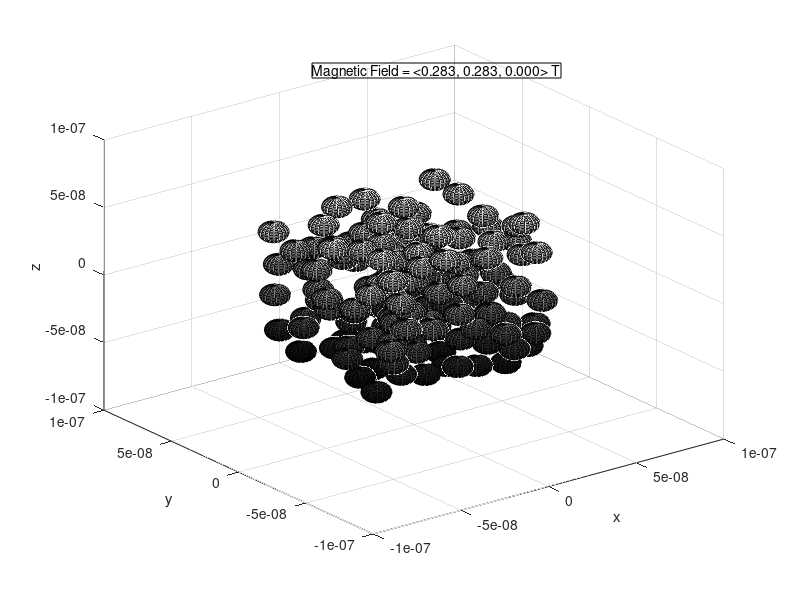

Recreate this plot in MATLAB. (Note: this script raises an error after producing the figure.)
close all; clear; clc;
% Constants
T = 293.15; %K
k_B = 1.38*10^-23; %J/K
mu_0 = 4*pi*10^-7; %Tm/A

% Ink parameters
a = 7*10^-9; %7nm
chi = 16;
eta = 0.08; %Pa*s
gamma = 6*pi*eta*a;
N = 150;

% Wall definitions taken from printing bed
x_wall = [-0.5 0.5]*10.^-7;
y_wall = [-0.5 0.5]*10.^-7;
z_wall = [-0.5 0.5]*10.^-7;

% Magnetic Field
B = [400*10^-3*cosd(45) 400*10^-3*cosd(45) 0 ]; %20 mT
H_0 = B/(mu_0*(1+chi));
m = 4*pi*(a.^3)*chi.*H_0/3;

% Magnetic Coupling Parameter
lambda = mu_0*pi*(a^3)*(chi^2)*(norm(H_0)^2)/(9*k_B*T);
phi_3d = (4*pi*a^3/3)*N/10^-21;


% Normalisation
F0 = (3*mu_0*norm(m)^2)/(4*pi*(2*a)^4);
tc = (12*pi*eta*a^2)/F0;
tau = 0.05;
dt = tau*tc;

% Initial Positions: A voxel from -1mu_m to 1mu_m in every direction
% Scale the starting positions by non-dimesionalising
vox_start = (-0.5*10^-7);
vox_end = (0.5*10^-7);

pos = zeros(N,3);
% Generate random points
i = 1;
while i <= N
    rnd = (vox_start + (vox_end-vox_start).*rand(1,3,'double'));
    pos(i,:) = rnd;
    for j = i-1:-1:1
        check = norm(rnd - pos(j,:));
        if check <(2*a)
            % Regenerate i
            i = i-1;
            break;
        end
    end
    i =i+1;
end



% Plotting
% First define a sphere
figure
set(gcf, 'Position',  [100, 100, 1500, 1200]);
[X_sp, Y_sp, Z_sp] = sphere;
X_sp = X_sp*a;
Y_sp = Y_sp*a;
Z_sp = Z_sp*a;
% Surface plot each sphere individually
sp = [];
colormap("gray")
%figure('units','normalized','outerposition',[0 0 1 1])
for i = 1:N
    plot_sphere = surf(X_sp+pos(i,1), Y_sp+pos(i,2), Z_sp+pos(i,3));
    hold on;
    sp = [sp, plot_sphere];
end
xlim([-1*10^-7 1*10^-7])
ylim([-1*10^-7 1*10^-7])
zlim([-1*10^-7 1*10^-7])
xlabel('x');
ylabel('y');
zlabel('z');
annstr = sprintf('Magnetic Field = <%0.3f, %0.3f, %0.3f> T', B(1), B(2), B(3) ); % annotation text
annpos = [0.39 0.87 0.1 0.1]; % annotation position in figure coordinates
ha = annotation('textbox',annpos,'string',annstr);
ha.FontSize = 20;
annstr = sprintf('time = %f s',0); % annotation text
annpos = [0.8 0 0.1 0.1]; % annotation position in figure coordinates
ha = annotation('textbox',annpos,'string',annstr);
ha.FontSize = 15;
drawnow;

hold on;


for time = 0:dt:10000000
    Force = zeros(N,3);
    for i = 1:N-1
        for j = (i+1):N
            % In this loop we calculate forces between particles
            % Calculate distance between the two particles
            r = pos(j,:) - pos(i,:);

            % theta is the angle between m and r
            cos_theta = m*r'/(norm(m)*norm(r));
            theta = acos(cos_theta);

            % Unit vectors
            r_hat = r./norm(r);
            m_hat = m./norm(m);
            % Need to find unit vector in theta direction

            % Magnetic force
            mx = m_hat(1);
            my = m_hat(2);
            mz = m_hat(3);
            rx = r_hat(1);
            ry = r_hat(2);
            rz = r_hat(3);

            tx=(rx*sin(theta)*my^2 - mx*ry*sin(theta)*my + rx*sin(theta)*mz^2 - mx*rz*sin(theta)*mz)/(mx^2*ry^2 + mx^2*rz^2 - 2*mx*my*rx*ry - 2*mx*mz*rx*rz + my^2*rx^2 + my^2*rz^2 - 2*my*mz*ry*rz + mz^2*rx^2 + mz^2*ry^2);
            ty=(sin(theta)*(ry*mx^2 - my*rx*mx + ry*mz^2 - my*rz*mz))/(mx^2*ry^2 + mx^2*rz^2 - 2*mx*my*rx*ry - 2*mx*mz*rx*rz + my^2*rx^2 + my^2*rz^2 - 2*my*mz*ry*rz + mz^2*rx^2 + mz^2*ry^2);
            tz=(sin(theta)*(rz*mx^2 - mz*rx*mx + rz*my^2 - mz*ry*my))/(mx^2*ry^2 + mx^2*rz^2 - 2*mx*my*rx*ry - 2*mx*mz*rx*rz + my^2*rx^2 + my^2*rz^2 - 2*my*mz*ry*rz + mz^2*rx^2 + mz^2*ry^2);
            t_hat = [tx, ty, tz];

            F_r = (F0*(2*a/norm(r))^4)*(3*(cos_theta^2) - 1);
            F_theta = (F0*(2*a/norm(r))^4)*sin(2*theta);

            % Short Range Repulsive force between particles
            F_pp = (2*F0)*exp(-10*(norm(r)/(2*a) -1));

            if(norm(r)<(2*a))
                F_theta = 0;
                F_r = F0;
                F_pp = (2*F0);
            end

            F = (F_r.*r_hat)+(F_pp.*-1.*r_hat)+(F_theta.*t_hat);

            % Sum of particle-particle forces
            Force(i,:) = Force(i,:) + F;
            Force(j,:) = Force(j,:) - F;
        end

        % Now the forces that are not between particles but on the
        % particle individually

        % Short Range Repulsive force from wall to particle i
        dist_wall_x = pos(i,1) - x_wall;
        F_pw_x = sum((2*F0)*exp(-10.*abs(dist_wall_x)./(2.*a) -0.5));

        dist_wall_y = pos(i,2) - y_wall;
        F_pw_y = sum((2*F0)*exp(-10.*abs(dist_wall_y)./(2.*a) -0.5));

        dist_wall_z = pos(i,3) - z_wall;
        F_pw_z = sum((2*F0)*exp(-10.*abs(dist_wall_z)./(2.*a) -0.5));

        % Add random brownian motion to particle i
        R = normrnd(0,1,[1,3])*12*pi*a*eta*k_B*T/dt;

        % Sum of Forces on i
        Force(i,:) = Force(i,:) + R + [F_pw_x F_pw_y F_pw_z];
    end


    % ALl forces on all particles have been calculated now time for solving
    % the differential equation
    % Everything is currently dimensional
    X = pos./(2*a); % non-dimensional position
    f = Force./F0; % non-dimensional force
    % Solve linear differntial equation
    pos_nd = X + f.*tau;
    % Convert to dimensional
    pos = pos_nd.*2.*a;

    %Plot
    delete(sp);
    delete(ha)
    sp = [];
    for i = 1:N
        plot_sphere = surf(X_sp+pos(i,1), Y_sp+pos(i,2), Z_sp+pos(i,3));
        hold on;
        sp = [sp, plot_sphere];
    end
    hold on;
    annstr = sprintf('time = %f s',time); % annotation text
    annpos = [0.8 0 0.1 0.1]; % annotation position in figure coordinates
    ha = annotation('textbox',annpos,'string',annstr);
    ha.FontSize = 15;
    drawnow;
end